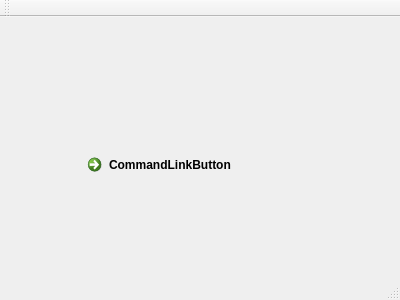
<?xml version="1.0" encoding="UTF-8"?>
<ui version="4.0">
 <class>MainWindow</class>
 <widget class="QMainWindow" name="MainWindow">
  <property name="geometry">
   <rect>
    <x>0</x>
    <y>0</y>
    <width>400</width>
    <height>300</height>
   </rect>
  </property>
  <property name="windowTitle">
   <string>MainWindow</string>
  </property>
  <widget class="QWidget" name="centralWidget">
   <widget class="QCommandLinkButton" name="commandLinkButton">
    <property name="geometry">
     <rect>
      <x>80</x>
      <y>130</y>
      <width>193</width>
      <height>41</height>
     </rect>
    </property>
    <property name="text">
     <string>CommandLinkButton</string>
    </property>
   </widget>
  </widget>
  <widget class="QMenuBar" name="menuBar">
   <property name="geometry">
    <rect>
     <x>0</x>
     <y>0</y>
     <width>400</width>
     <height>22</height>
    </rect>
   </property>
  </widget>
  <widget class="QToolBar" name="mainToolBar">
   <attribute name="toolBarArea">
    <enum>TopToolBarArea</enum>
   </attribute>
   <attribute name="toolBarBreak">
    <bool>false</bool>
   </attribute>
  </widget>
  <widget class="QStatusBar" name="statusBar"/>
 </widget>
 <layoutdefault spacing="6" margin="11"/>
 <resources/>
 <connections/>
</ui>
